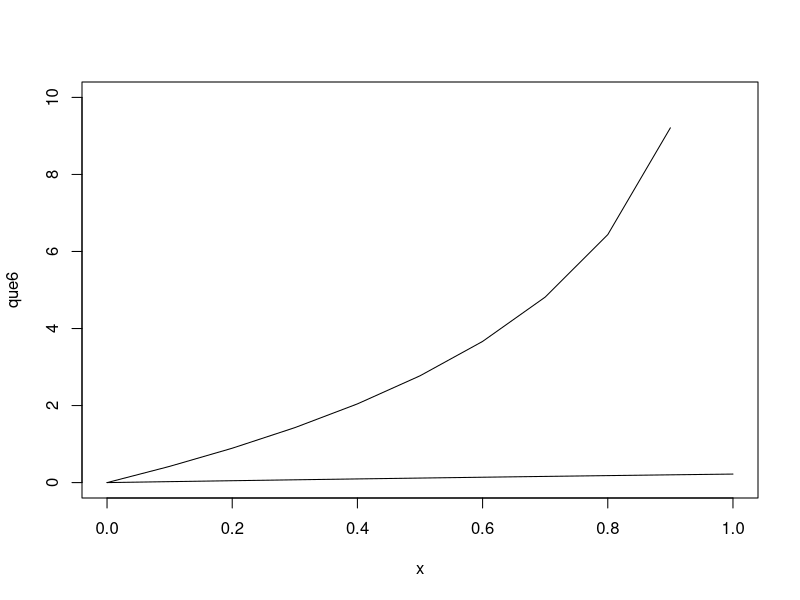

Recreate this plot in R.
rm(list=ls(all=TRUE)) #clears memory

lambda = 0.25
alpha = 0
beta = 1
x = seq(from=alpha, to=beta, by=0.1)

que6 = qexp(x, rate=lambda)
equation = -(exp(-lambda*x))+1
plot(x, que6, type = 'l', ylim=c(0,10))
lines(x, equation, type = 'l')